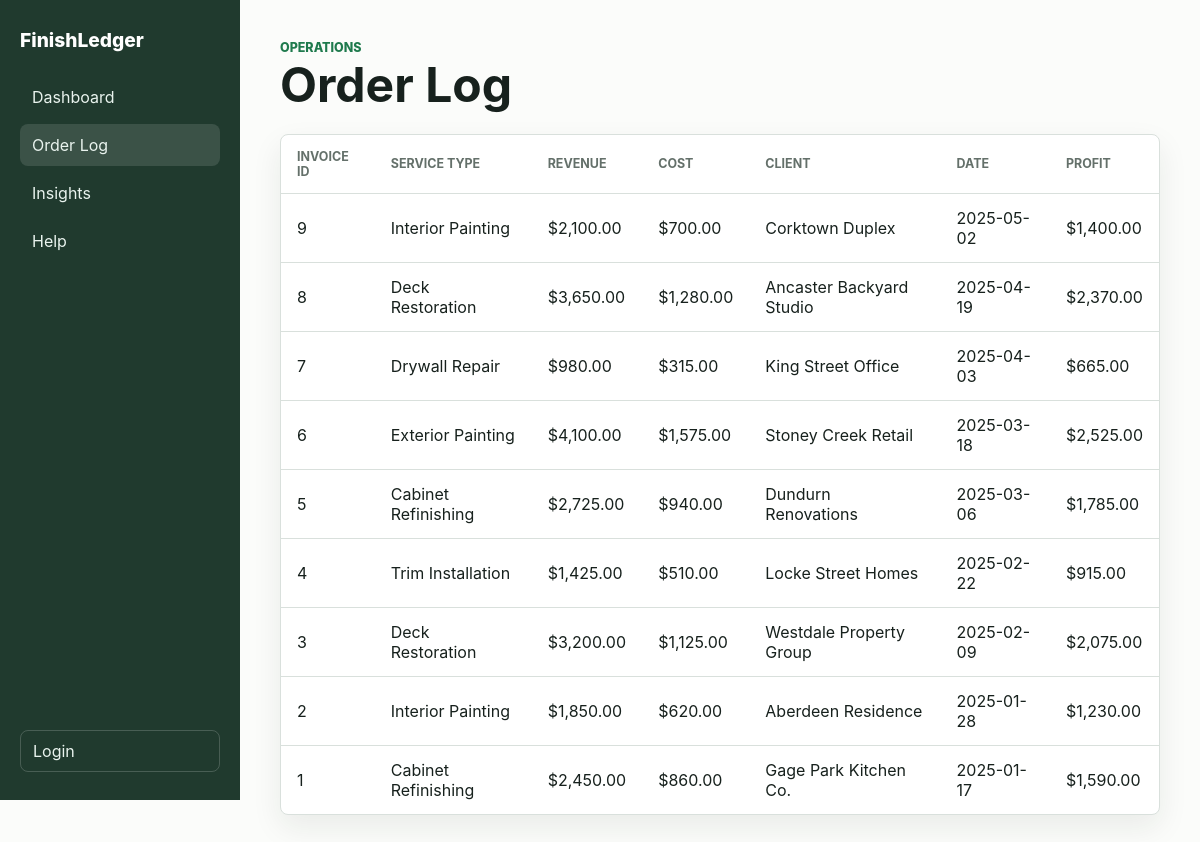
The page /php/jobLog.php on the database its author committed.
### tables this page shows
CREATE TABLE IF NOT EXISTS `serviceinfo` (
  `InvoiceID` int NOT NULL AUTO_INCREMENT,
  `Service_Type` varchar(80) NOT NULL,
  `Price` decimal(10,2) NOT NULL,
  `Cost` decimal(10,2) NOT NULL,
  `Client_Name` varchar(80) NOT NULL,
  `Date` date NOT NULL,
  PRIMARY KEY (`InvoiceID`),
  INDEX `idx_serviceinfo_date` (`Date`),
  INDEX `idx_serviceinfo_service_type` (`Service_Type`)
);

### php/database.php (called while the page is built, shortened)
<?php
function db(): PDO
{
    $config = app_config();
    $dsn = sprintf(
        'mysql:host=%s;dbname=%s;charset=%s',
        $config['db_host'],
        $config['db_name'],
        $config['db_charset']
    );
    $pdo = new PDO($dsn, $config['db_user'], $config['db_pass'], [
        PDO::ATTR_ERRMODE => PDO::ERRMODE_EXCEPTION,
        PDO::ATTR_DEFAULT_FETCH_MODE => PDO::FETCH_ASSOC,
        PDO::ATTR_EMULATE_PREPARES => false,
    ]);
    return $pdo;
}

### php/jobLog.php (the view, shortened to what this page needs)
<?php
require_once __DIR__ . '/database.php';
$orders = [];
$error = null;
try {
    $stmt = db()->query(
        'SELECT InvoiceID, Service_Type, Price, Cost, Client_Name, `Date`
         FROM serviceinfo
         ORDER BY `Date` DESC, InvoiceID DESC'
    );
    $orders = $stmt->fetchAll();
} catch (PDOException $exception) {
    $error = 'Unable to load the order log.';
}
$headers = [
    'InvoiceID' => 'Invoice ID',
    'Service_Type' => 'Service Type',
    'Price' => 'Revenue',
    'Cost' => 'Cost',
    'Client_Name' => 'Client',
    'Date' => 'Date',
];
?>
<!doctype html>
<html lang="en">
<head>
    <link rel="stylesheet" type="text/css" href="../css/index.css">
</head>
<body>
    <div class="app-shell">
        <aside class="sidebar">
            <a class="brand" href="../index.html">FinishLedger</a>
            <nav class="nav-links" aria-label="Primary navigation">
                <a href="../index.html">Dashboard</a>
                <a href="jobLog.php" class="active">Order Log</a>
                <a href="../html/insights.html">Insights</a>
                <a href="../html/help.html">Help</a>
            </nav>
            <a id="login-btn" href="login.php">Login</a>
        </aside>
        <main class="content-area">
            <section class="page-header">
                <p>Operations</p>
                <h1>Order Log</h1>
            </section>
            <?php if ($error): ?>
                <div class="alert error"><?= htmlspecialchars($error) ?></div>
            <?php else: ?>
                <div class="table-wrapper">
                    <table class="job-logs">
                        <thead>
                            <tr>
                                <?php foreach ($headers as $label): ?>
                                    <th><?= htmlspecialchars($label) ?></th>
                                <?php endforeach; ?>
                                <th>Profit</th>
                            </tr>
                        </thead>
                        <tbody>
                            <?php foreach ($orders as $order): ?>
                                <tr>
                                    <?php foreach (array_keys($headers) as $key): ?>
                                        <td>
                                            <?php if (in_array($key, ['Price', 'Cost'], true)): ?>
                                                $<?= number_format((float) $order[$key], 2) ?>
                                            <?php else: ?>
                                                <?= htmlspecialchars((string) $order[$key]) ?>
                                            <?php endif; ?>
                                        </td>
                                    <?php endforeach; ?>
                                    <td>$<?= number_format((float) $order['Price'] - (float) $order['Cost'], 2) ?></td>
                                </tr>
                            <?php endforeach; ?>
                        </tbody>
                    </table>
                </div>
            <?php endif; ?>
        </main>
    </div>
</body>
</html>

### css/index.css (style rules this page uses)
:root { --ink: #17211d; --muted: #64706a; --line: #d9e0dc; --paper: #fbfcfa; --surface: #ffffff; --green: #1f7a4d; --green-dark: #155c39; --amber: #b66b16; --red: #b3261e; --shadow: 0 12px 30px rgba(23, 33, 29, 0.08); }
* { box-sizing: border-box; }
body { margin: 0; min-height: 100vh; color: var(--ink); background: var(--paper); font-family: Inter, ui-sans-serif, system-ui, -apple-system, BlinkMacSystemFont, "Segoe UI", sans-serif; }
a { color: inherit; }
.app-shell { display: grid; grid-template-columns: 240px minmax(0, 1fr); min-height: 100vh; }
.sidebar { position: sticky; top: 0; display: flex; flex-direction: column; gap: 24px; height: 100vh; padding: 28px 20px; color: #f7fbf8; background: #203a2e; }
.brand { display: block; color: #ffffff; font-size: 1.2rem; font-weight: 800; text-decoration: none; }
.nav-links { display: grid; gap: 6px; }
.nav-links a, #login-btn { display: flex; align-items: center; min-height: 42px; padding: 10px 12px; color: #e9f3ee; border-radius: 8px; text-decoration: none; }
.nav-links a:hover, .nav-links a.active, #login-btn:hover { background: rgba(255, 255, 255, 0.12); }
#login-btn { margin-top: auto; border: 1px solid rgba(255, 255, 255, 0.18); }
.dashboard, .content-area, .insights-page { width: min(1180px, 100%); margin: 0 auto; padding: 40px; }
.page-header { margin-bottom: 24px; }
.page-header p, .panel-header p { margin: 0 0 6px; color: var(--green); font-size: 0.78rem; font-weight: 800; letter-spacing: 0; text-transform: uppercase; }
.page-header h1 { max-width: 760px; margin: 0; font-size: clamp(2rem, 4vw, 3.5rem); line-height: 1.02; }
.table-wrapper { overflow-x: auto; background: var(--surface); border: 1px solid var(--line); border-radius: 8px; box-shadow: var(--shadow); }
.job-logs { width: 100%; min-width: 760px; border-collapse: collapse; }
.job-logs th, .job-logs td { padding: 14px 16px; text-align: left; border-bottom: 1px solid var(--line); }
.job-logs th { color: var(--muted); font-size: 0.78rem; text-transform: uppercase; }
.job-logs tr:last-child td { border-bottom: 0; }

### rows shown on the page
serviceinfo: InvoiceID "9", Service_Type "Interior Painting", Price "2,100.00", Cost "700.00", Client_Name "Corktown Duplex", Date "2025-05-02", (float) $order['Price'] - (float) $order['Cost'] "1,400.00"
serviceinfo: InvoiceID "8", Service_Type "Deck Restoration", Price "3,650.00", Cost "1,280.00", Client_Name "Ancaster Backyard Studio", Date "2025-04-19", (float) $order['Price'] - (float) $order['Cost'] "2,370.00"
serviceinfo: InvoiceID "7", Service_Type "Drywall Repair", Price "980.00", Cost "315.00", Client_Name "King Street Office", Date "2025-04-03", (float) $order['Price'] - (float) $order['Cost'] "665.00"
serviceinfo: InvoiceID "6", Service_Type "Exterior Painting", Price "4,100.00", Cost "1,575.00", Client_Name "Stoney Creek Retail", Date "2025-03-18", (float) $order['Price'] - (float) $order['Cost'] "2,525.00"
serviceinfo: InvoiceID "5", Service_Type "Cabinet Refinishing", Price "2,725.00", Cost "940.00", Client_Name "Dundurn Renovations", Date "2025-03-06", (float) $order['Price'] - (float) $order['Cost'] "1,785.00"
serviceinfo: InvoiceID "4", Service_Type "Trim Installation", Price "1,425.00", Cost "510.00", Client_Name "Locke Street Homes", Date "2025-02-22", (float) $order['Price'] - (float) $order['Cost'] "915.00"
serviceinfo: InvoiceID "3", Service_Type "Deck Restoration", Price "3,200.00", Cost "1,125.00", Client_Name "Westdale Property Group", Date "2025-02-09", (float) $order['Price'] - (float) $order['Cost'] "2,075.00"
serviceinfo: InvoiceID "2", Service_Type "Interior Painting", Price "1,850.00", Cost "620.00", Client_Name "Aberdeen Residence", Date "2025-01-28", (float) $order['Price'] - (float) $order['Cost'] "1,230.00"
serviceinfo: InvoiceID "1", Service_Type "Cabinet Refinishing", Price "2,450.00", Cost "860.00", Client_Name "Gage Park Kitchen Co.", Date "2025-01-17", (float) $order['Price'] - (float) $order['Cost'] "1,590.00"

### other values the page prints
$label "INVOICE ID"
$label "SERVICE TYPE"
$label "REVENUE"
$label "COST"
$label "CLIENT"
$label "DATE"
